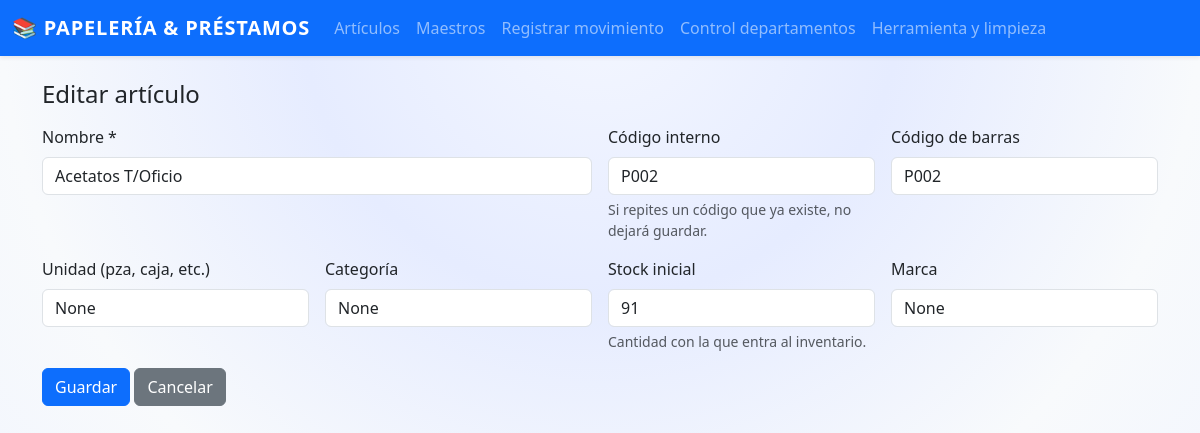
Before: /articulos/2/editar with the older database file.
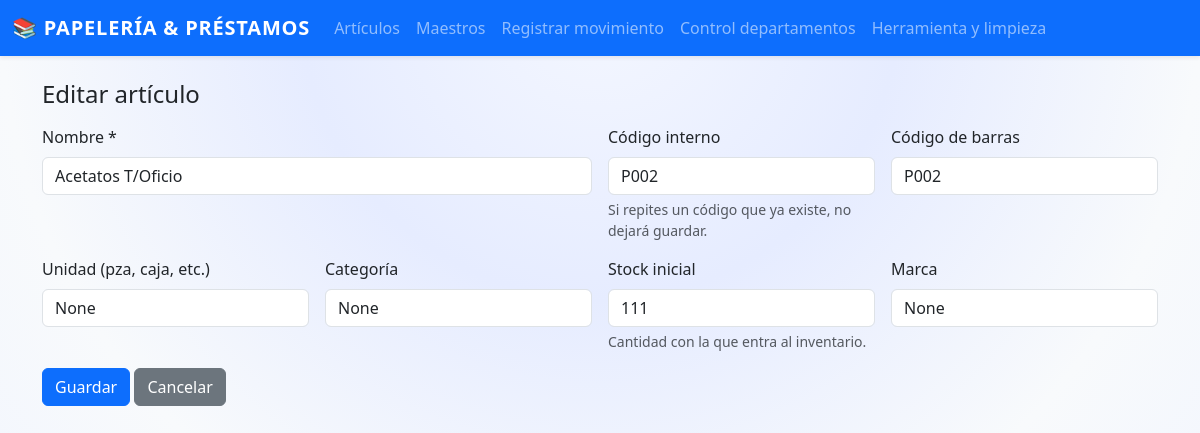
After: the same page with the newer database file.
### app.py (models this page shows, shortened)
class Articulo(db.Model):
    id = db.Column(db.Integer, primary_key=True)
    nombre = db.Column(db.String(150), nullable=False)
    codigo_interno = db.Column(db.String(50), unique=True, nullable=True)
    codigo_barras = db.Column(db.String(80), unique=True, nullable=True)
    unidad = db.Column(db.String(30), nullable=True)
    categoria = db.Column(db.String(80), nullable=True)
    marca = db.Column(db.String(80), nullable=True)
    stock_actual = db.Column(db.Integer, default=0, nullable=False)
    movimientos = db.relationship("Movimiento", backref="articulo", lazy=True)

### app.py (the view, shortened to what this page needs)
@app.route("/articulos/<int:articulo_id>/editar", methods=["GET", "POST"])
def editar_articulo(articulo_id):
    articulo = Articulo.query.get_or_404(articulo_id)
    return render_template("articulo_form.html", articulo=articulo)

### templates/articulo_form.html (shortened to what this page needs)
{% extends "base.html" %}
{% if articulo %}
  {% set page_title = "Editar artículo" %}
{% else %}
  {% set page_title = "Nuevo artículo" %}
{% endif %}
{% block content %}
<h4 class="mb-3">{{ page_title }}</h4>
<form method="post" class="row g-3">
  <div class="col-md-6">
    <label class="form-label">Nombre *</label>
    <input
      type="text"
      name="nombre"
      value="{{ articulo.nombre if articulo else '' }}"
      class="form-control"
      required
      autofocus
    />
  </div>
  <div class="col-md-3">
    <label class="form-label">Código interno</label>
    <input
      type="text"
      name="codigo_interno"
      value="{{ articulo.codigo_interno if articulo else '' }}"
      class="form-control"
      placeholder="Ej. P242 (debe ser único)"
    />
    <div class="form-text">Si repites un código que ya existe, no dejará guardar.</div>
  </div>
  <div class="col-md-3">
    <label class="form-label">Código de barras</label>
    <input
      type="text"
      name="codigo_barras"
      value="{{ articulo.codigo_barras if articulo else '' }}"
      class="form-control"
      placeholder="Puedes escanear aquí"
    />
  </div>
  <div class="col-md-3">
    <label class="form-label">Unidad (pza, caja, etc.)</label>
    <input
      type="text"
      name="unidad"
      value="{{ articulo.unidad if articulo else '' }}"
      class="form-control"
    />
  </div>
  <div class="col-md-3">
    <label class="form-label">Categoría</label>
    <input
      type="text"
      name="categoria"
      value="{{ articulo.categoria if articulo else '' }}"
      class="form-control"
    />
  </div>
  <div class="col-md-3">
    <label class="form-label">Stock inicial</label>
    <input
      type="number"
      name="stock_inicial"
      class="form-control"
      min="0"
      value="{{ articulo.stock_actual if articulo else '0' }}"
    />
    <div class="form-text">Cantidad con la que entra al inventario.</div>
  </div>
  <div class="col-md-3">
    <label class="form-label">Marca</label>
    <input
      type="text"
      name="marca"
      value="{{ articulo.marca if articulo else '' }}"
      class="form-control"
    />
  </div>
  <div class="col-12">
    <button type="submit" class="btn btn-primary">Guardar</button>
    <a href="{{ url_for('listar_articulos') }}" class="btn btn-secondary">Cancelar</a>
  </div>
</form>
{% endblock %}

Changed rows visible on the page:
changed Articulo "Acetatos T/Oficio": stock_inicial "91" → "111"
